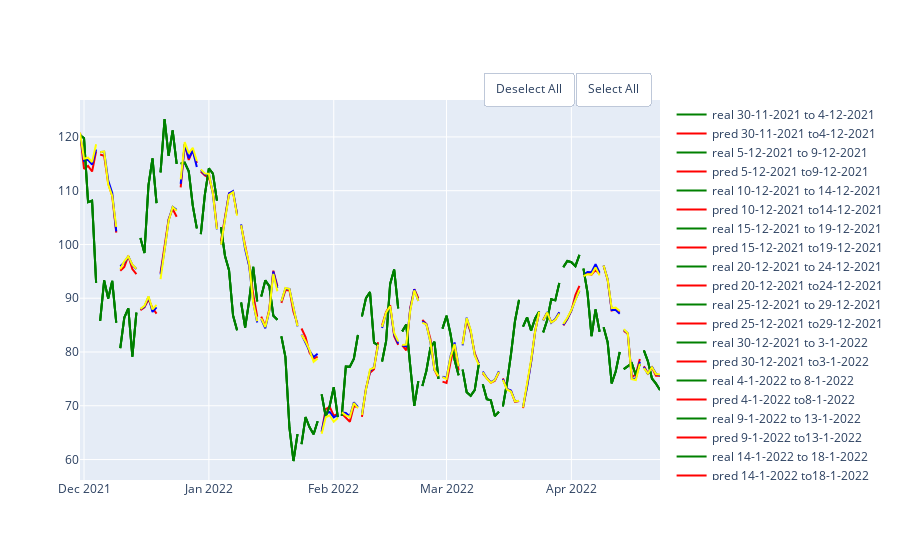

Here is the notebook cell this chart was saved with:
### Code cell
rf_10 = RandomForestRegressor(random_state=10,criterion='mse', max_depth=20, max_features='sqrt', n_estimators=50)
rf_20 = RandomForestRegressor(random_state=10,criterion='mse', max_depth=20, max_features='sqrt',n_estimators=100)
rf_30 = RandomForestRegressor(random_state=10,criterion='mse', max_depth=20,max_features='sqrt', n_estimators=150)
df = pd.DataFrame(columns = ['MAE', 'MSE','RMSE', 'R2'], index = ['50','100', '150'])
show_results(df, df_avax,'close',100,5,rf_10, rf_20,rf_30)
